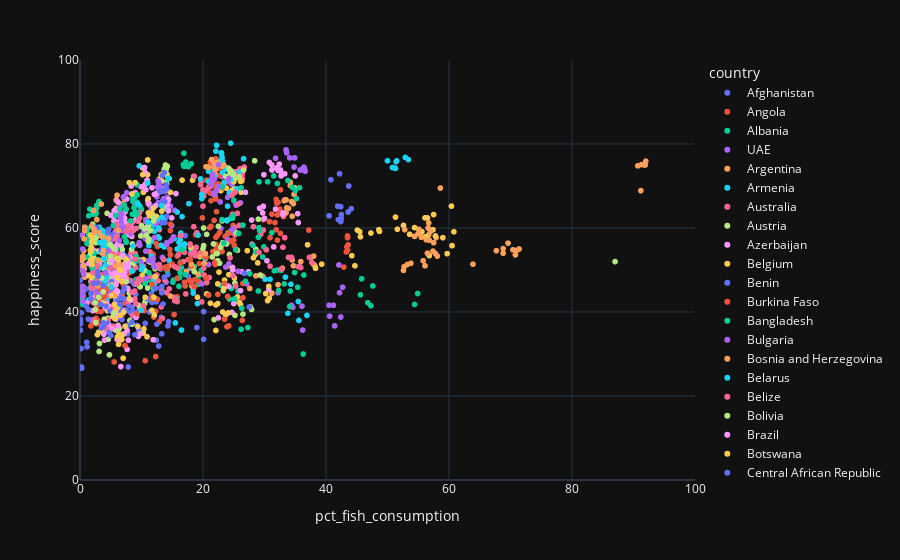

Source (notebook cell):
### Code cell
# merge happiness_long and fish_long on country and year
happy_fish_merged = pd.merge(happiness_long, fish_long, on=['country', 'year'], how='inner')
happy_fish_merged
# plot happiness_score against pct_fish_consumption
fig = px.scatter(happy_fish_merged,
                 x='pct_fish_consumption',
                 y='happiness_score',
                 color='country',
                 hover_data = ['country', 'year', 'happiness_score', 'pct_fish_consumption'],
                 template='plotly_dark'
                 )
fig.update_xaxes(range=[0, 100])
fig.update_yaxes(range=[0, 100])

fig.show()
